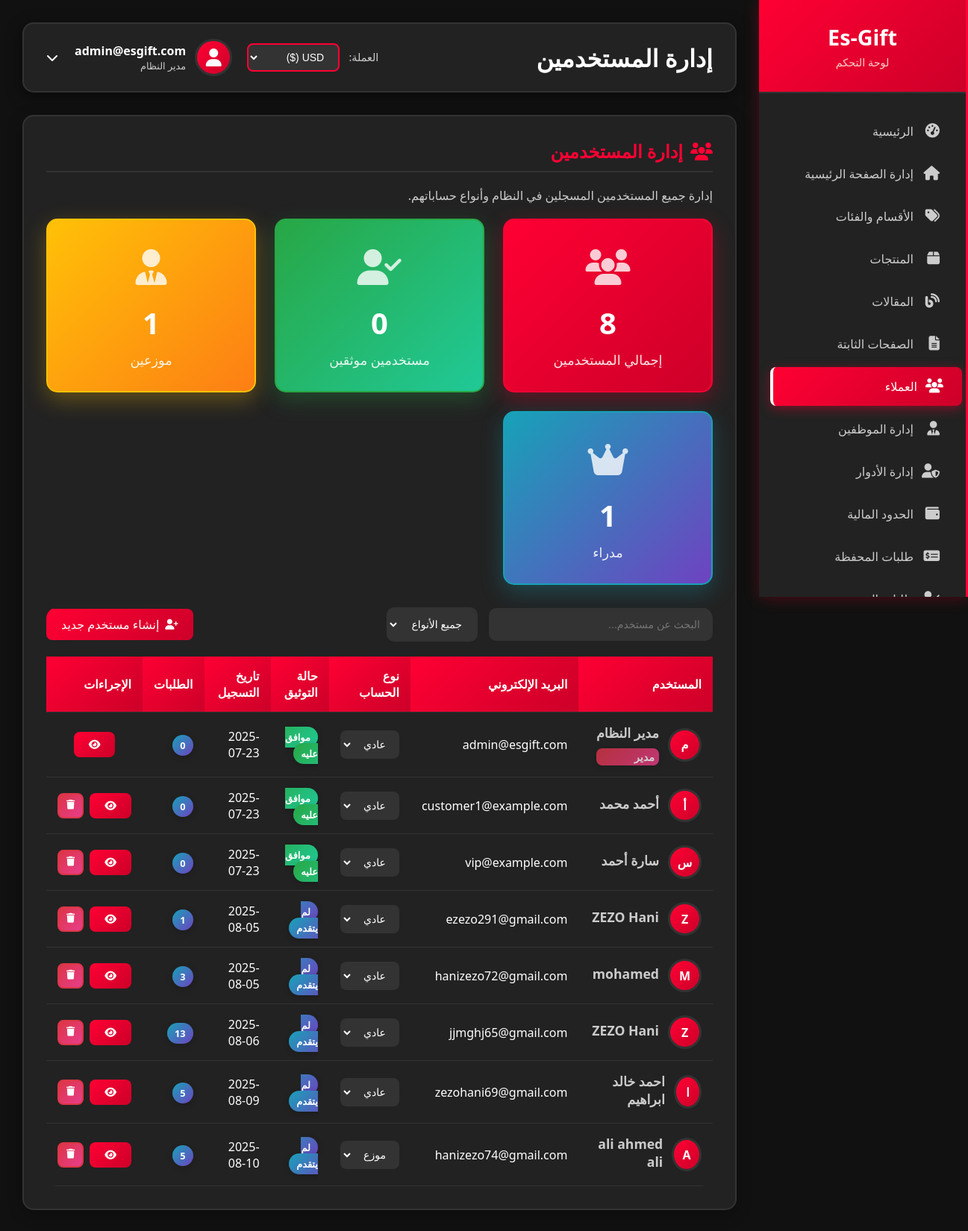
The app's page /admin/users (signed in) with its own data.
### models.py (models this page shows)
class User(UserMixin, db.Model):
    id = db.Column(db.Integer, primary_key=True)
    username = db.Column(db.String(80), unique=True, nullable=True)  # اسم المستخدم
    email = db.Column(db.String(120), unique=True, nullable=False)
    password_hash = db.Column(db.String(120), nullable=False)
    full_name = db.Column(db.String(100))
    phone = db.Column(db.String(20))
    birth_date = db.Column(db.Date)
    nationality = db.Column(db.String(50))
    customer_type = db.Column(db.String(20), default='regular')  # regular, kyc, reseller
    kyc_status = db.Column(db.String(20), default='none')  # none, pending, approved, rejected
    google_id = db.Column(db.String(100), unique=True, nullable=True)  # Google ID
    profile_picture = db.Column(db.String(300))  # صورة البروفايل من Google
    is_verified = db.Column(db.Boolean, default=False)  # تم التحقق من الإيميل
    email_verification_token = db.Column(db.String(100), nullable=True)  # رمز التحقق من الإيميل
    email_verification_sent_at = db.Column(db.DateTime, nullable=True)  # وقت إرسال رمز التحقق
    document_type = db.Column(db.String(50))  # national_id, passport, driver_license
    id_front_image = db.Column(db.String(200))
    id_back_image = db.Column(db.String(200))
    selfie_image = db.Column(db.String(200))
    passport_image = db.Column(db.String(200))
    driver_license_image = db.Column(db.String(200))
    face_photo_front = db.Column(db.String(200))
    face_photo_right = db.Column(db.String(200))
    face_photo_left = db.Column(db.String(200))
    is_admin = db.Column(db.Boolean, default=False)
    last_login = db.Column(db.DateTime)
    created_at = db.Column(db.DateTime, default=datetime.utcnow)
    preferred_currency = db.Column(db.String(3), default='USD')  # العملة المفضلة للمحفظة
    orders = db.relationship('Order', backref='user', lazy=True)

### admin_routes.py (the view)
@admin.route('/users')
@login_required
@requires_page_access('admin.users')
def users():
    if not current_user.is_admin:
        employee = Employee.query.filter_by(user_id=current_user.id).first()
        if not employee:
            return redirect(url_for('main.index'))
    users = User.query.all()
    return render_template('admin/users.html', users=users)

### templates/admin/users.html (shortened to what this page needs)
{% extends "admin/base.html" %}
{% block page_title %}إدارة المستخدمين{% endblock %}
{% block content %}
<div class="content-card">
    <h2>
        <i class="fas fa-users"></i>
        إدارة المستخدمين
    </h2>
    <p style="color: #ccc; margin-bottom: 20px;">
        إدارة جميع المستخدمين المسجلين في النظام وأنواع حساباتهم.
    </p>
    <div class="stats-grid">
        <div class="stat-card">
            <div class="stat-icon">
                <i class="fas fa-users"></i>
            </div>
            <div class="stat-number">{{ users|length }}</div>
            <div class="stat-label">إجمالي المستخدمين</div>
        </div>
        <div class="stat-card success">
            <div class="stat-icon">
                <i class="fas fa-user-check"></i>
            </div>
            <div class="stat-number">{{ users|selectattr('customer_type', 'equalto', 'kyc')|list|length }}</div>
            <div class="stat-label">مستخدمين موثقين</div>
        </div>
        <div class="stat-card warning">
            <div class="stat-icon">
                <i class="fas fa-user-tie"></i>
            </div>
            <div class="stat-number">{{ users|selectattr('customer_type', 'equalto', 'reseller')|list|length }}</div>
            <div class="stat-label">موزعين</div>
        </div>
        <div class="stat-card info">
            <div class="stat-icon">
                <i class="fas fa-crown"></i>
            </div>
            <div class="stat-number">{{ users|selectattr('is_admin', 'equalto', True)|list|length }}</div>
            <div class="stat-label">مدراء</div>
        </div>
    </div>
    <div class="table-container">
        <div style="display: flex; justify-content: space-between; align-items: center; margin-bottom: 20px;">
            <div class="search-filters">
                <input type="text" id="searchUsers" placeholder="البحث عن مستخدم..."
                       class="search-input">
                <select id="filterUserType" class="filter-select">
                    <option value="">جميع الأنواع</option>
                </select>
            </div>
            <div class="action-buttons">
                <a href="{{ url_for('admin.admin_create_user') }}" class="btn btn-primary">
                    <i class="fas fa-user-plus"></i>
                    إنشاء مستخدم جديد
                </a>
            </div>
        </div>
        <table class="data-table" id="usersTable">
            <thead>
                <tr>
                    <th>المستخدم</th>
                    <th>البريد الإلكتروني</th>
                    <th>نوع الحساب</th>
                    <th>حالة التوثيق</th>
                    <th>تاريخ التسجيل</th>
                    <th>الطلبات</th>
                    <th>الإجراءات</th>
                </tr>
            </thead>
            <tbody>
                {% for user in users %}
                <tr data-user-type="{{ user.customer_type }}">
                    <td>
                        <div class="user-info">
                            <div class="user-avatar-modern">
                                {{ user.full_name[0].upper() if user.full_name else user.email[0].upper() }}
                            </div>
                            <div class="user-details">
                                <strong>{{ user.full_name if user.full_name else 'غير محدد' }}</strong>
                                {% if user.is_admin %}
                                    <span class="badge badge-danger admin-badge">مدير</span>
                                {% endif %}
                            </div>
                        </div>
                    </td>
                    <td>{{ user.email }}</td>
                    <td>
                        <select class="customer-type-select modern-select" data-user-id="{{ user.id }}">
                            <option value="regular" {{ 'selected' if user.customer_type == 'regular' else '' }}>عادي</option>
                            <option value="reseller" {{ 'selected' if user.customer_type == 'reseller' else '' }}>موزع</option>
                        </select>
                    </td>
                    <td>
                        {% if user.kyc_status == 'approved' %}
                            <span class="badge badge-success">موافق عليه</span>
                        {% elif user.kyc_status == 'pending' %}
                            <span class="badge badge-warning">في الانتظار</span>
                        {% elif user.kyc_status == 'rejected' %}
                            <span class="badge badge-danger">مرفوض</span>
                        {% else %}
                            <span class="badge badge-info">لم يتقدم</span>
                        {% endif %}
                    </td>
                    <td>{{ user.created_at.strftime('%Y-%m-%d') if user.created_at else 'غير محدد' }}</td>
                    <td>
                        <span class="badge badge-info">{{ user.orders|length }}</span>
                    </td>
                    <td>
                        <div class="action-buttons">
                            <button class="btn btn-sm btn-primary view-btn" onclick="viewUser({{ user.id }})" title="عرض التفاصيل">
                                <i class="fas fa-eye"></i>
                            </button>
                            {% if not user.is_admin %}
                            <button class="btn btn-sm btn-danger delete-btn" onclick="deleteUser({{ user.id }})" title="حذف">
                                <i class="fas fa-trash"></i>
                            </button>
                            {% endif %}
                        </div>
                    </td>
                </tr>
                {% endfor %}
            </tbody>
        </table>
    </div>
</div>
{% endblock %}

### templates/admin/base.html (shortened to what this page needs)
<!DOCTYPE html>
<html lang="ar" dir="rtl">
<head>
    <link rel="stylesheet" href="https://cdnjs.cloudflare.com/ajax/libs/font-awesome/6.5.0/css/all.min.css">
</head>
<body>
    <div class="admin-container">
        <div class="sidebar" id="sidebar">
            <div class="sidebar-header">
                <h2>Es-Gift</h2>
                <p>لوحة التحكم</p>
            </div>
            <nav class="sidebar-nav">
                <div class="nav-item">
                    <a href="{{ url_for('admin.dashboard') }}" class="nav-link">
                        <i class="fas fa-tachometer-alt"></i>
                        الرئيسية
                    </a>
                </div>
                <div class="nav-item">
                    <a href="{{ url_for('admin.homepage_management') }}" class="nav-link">
                        <i class="fas fa-home"></i>
                        إدارة الصفحة الرئيسية
                    </a>
                </div>
                <div class="nav-item">
                    <a href="{{ url_for('admin.categories') }}" class="nav-link">
                        <i class="fas fa-tags"></i>
                        الأقسام والفئات
                    </a>
                </div>
                <div class="nav-item">
                    <a href="{{ url_for('admin.products') }}" class="nav-link">
                        <i class="fas fa-box"></i>
                        المنتجات
                    </a>
                </div>
                <div class="nav-item">
                    <a href="{{ url_for('admin.articles') }}" class="nav-link">
                        <i class="fas fa-blog"></i>
                        المقالات
                    </a>
                </div>
                <div class="nav-item">
                    <a href="{{ url_for('static_pages.static_pages') }}" class="nav-link">
                        <i class="fas fa-file-alt"></i>
                        الصفحات الثابتة
                    </a>
                </div>
                <div class="nav-item">
                    <a href="{{ url_for('admin.users') }}" class="nav-link">
                        <i class="fas fa-users"></i>
                        العملاء
                    </a>
                </div>
                <div class="nav-item">
                    <a href="{{ url_for('admin.employees') }}" class="nav-link">
                        <i class="fas fa-user-tie"></i>
                        إدارة الموظفين
                    </a>
                </div>
                <div class="nav-item">
                    <a href="{{ url_for('admin.roles_management') }}" class="nav-link">
                        <i class="fas fa-user-shield"></i>
                        إدارة الأدوار
                    </a>
                </div>
                <div class="nav-item">
                    <a href="{{ url_for('financial.user_limits_management') }}" class="nav-link">
                        <i class="fas fa-wallet"></i>
                        الحدود المالية
                    </a>
                </div>
                <div class="nav-item">
                    <a href="{{ url_for('admin_wallet.deposit_requests') }}" class="nav-link">
                        <i class="fas fa-money-check-alt"></i>
                        طلبات المحفظة
                    </a>
                </div>
                <div class="nav-item">
                    <a href="{{ url_for('admin.kyc_requests') }}" class="nav-link">
                        <i class="fas fa-user-check"></i>
                        طلبات التحقق
                    </a>
                </div>
            </nav>
        </div>
        <div class="main-content">
            <div class="top-bar">
                <h1 class="page-title">{% block page_title %}لوحة التحكم{% endblock %}</h1>
                <div style="display: flex; align-items: center; gap: 20px;">
                    <div class="currency-selector">
                        <label for="admin-currency" style="color: #ccc; margin-left: 8px; font-size: 0.9em;">العملة:</label>
                        <select id="admin-currency" onchange="changeCurrency(this.value)" style="
                            background-color: #333;
                            color: #fff;
                            border: 2px solid #ff0033;
                            border-radius: 8px;
                            padding: 8px 15px;
                            font-size: 14px;
                            cursor: pointer;
                            outline: none;
                            transition: all 0.3s ease;
                        ">
                            <option value="USD">USD ($)</option>
                        </select>
                    </div>
                    <div class="user-info" onclick="toggleUserMenu()" style="cursor: pointer; position: relative;">
                        <div class="user-avatar">
                            <i class="fas fa-user"></i>
                        </div>
                        <div>
                            <div style="font-weight: bold;">{{ current_user.email }}</div>
                            <div style="font-size: 0.8em; color: #ccc;">مدير النظام</div>
                        </div>
                        <i class="fas fa-chevron-down" style="margin-right: 10px; transition: transform 0.3s ease;" id="user-menu-arrow"></i>
                    </div>
                </div>
            </div>
            {% block content %}{% endblock %}
        </div>
    </div>
</body>
</html>

### records on screen
User: email "admin@esgift.com", full_name "م", full_name "مدير النظام", is_admin "مدير", id "عادي", kyc_status "موافق عليه", created_at "2025-07-23", orders|length "0"
User: full_name "أ", full_name "أحمد محمد", email "customer1@example.com", id "عادي", kyc_status "موافق عليه", created_at "2025-07-23", orders|length "0"
User: full_name "س", full_name "سارة أحمد", email "vip@example.com", id "عادي", kyc_status "موافق عليه", created_at "2025-07-23", orders|length "0"
User: full_name "Z", full_name "ZEZO Hani", email "ezezo291@gmail.com", id "عادي", kyc_status "لم يتقدم", created_at "2025-08-05", orders|length "1"
User: full_name "M", full_name "mohamed", email "hanizezo72@gmail.com", id "عادي", kyc_status "لم يتقدم", created_at "2025-08-05", orders|length "3"
User: full_name "Z", full_name "ZEZO Hani", email "jjmghj65@gmail.com", id "عادي", kyc_status "لم يتقدم", created_at "2025-08-06", orders|length "13"
User: full_name "ا", full_name "احمد خالد ابراهيم", email "zezohani69@gmail.com", id "عادي", kyc_status "لم يتقدم", created_at "2025-08-09", orders|length "5"
User: full_name "A", full_name "ali ahmed ali", email "hanizezo74@gmail.com", id "موزع", kyc_status "لم يتقدم", created_at "2025-08-10", orders|length "5"

### other values on screen
{{ users|length }} "8"
{{ users|selectattr('customer_type', 'equalto', 'kyc')|list|length }} "0"
{{ users|selectattr('customer_type', 'equalto', 'reseller')|list|length }} "1"
{{ users|selectattr('is_admin', 'equalto', True)|list|length }} "1"
